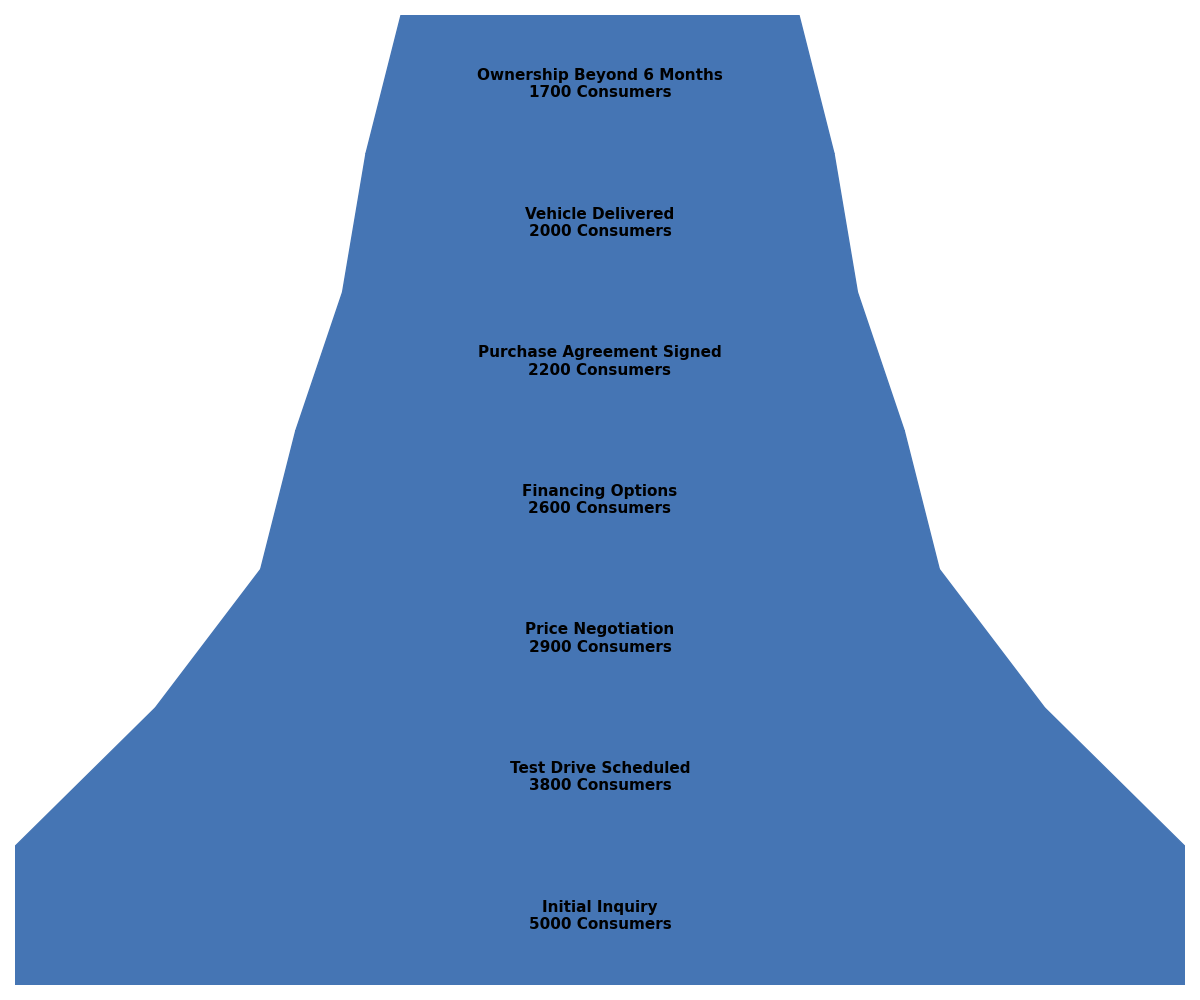

This chart was generated by the following Python code:
import matplotlib.pyplot as plt
import matplotlib.patches as patches
import numpy as np

steps = [
    "Initial Inquiry", "Test Drive Scheduled", 
    "Price Negotiation", "Financing Options", 
    "Purchase Agreement Signed", "Vehicle Delivered", 
    "Ownership Beyond 6 Months"
]

consumer_counts = np.array([5000, 3800, 2900, 2600, 2200, 2000, 1700])
widths = consumer_counts / consumer_counts[0]
single_color = '#4575b4'  # Applying a single consistent color

fig, ax = plt.subplots(figsize=(12, 10))

for i in range(len(steps)):
    top_width = widths[i-1] if i > 0 else 1.0
    bottom_width = widths[i]
    trapezoid = patches.Polygon(
        [
            [(1 - top_width) / 2, i], [(1 + top_width) / 2, i], 
            [(1 + bottom_width) / 2, i + 1], [(1 - bottom_width) / 2, i + 1]
        ], closed=True, color=single_color  # Using the single consistent color
    )
    ax.add_patch(trapezoid)
    ax.text(0.5, i + 0.5, f"{steps[i]}\n{consumer_counts[i]} Consumers",
            ha='center', va='center', fontsize=11, color='black', weight='bold')

ax.set_xlim(0, 1)
ax.set_ylim(0, len(steps))
ax.axis('off')

plt.tight_layout()
plt.show()
